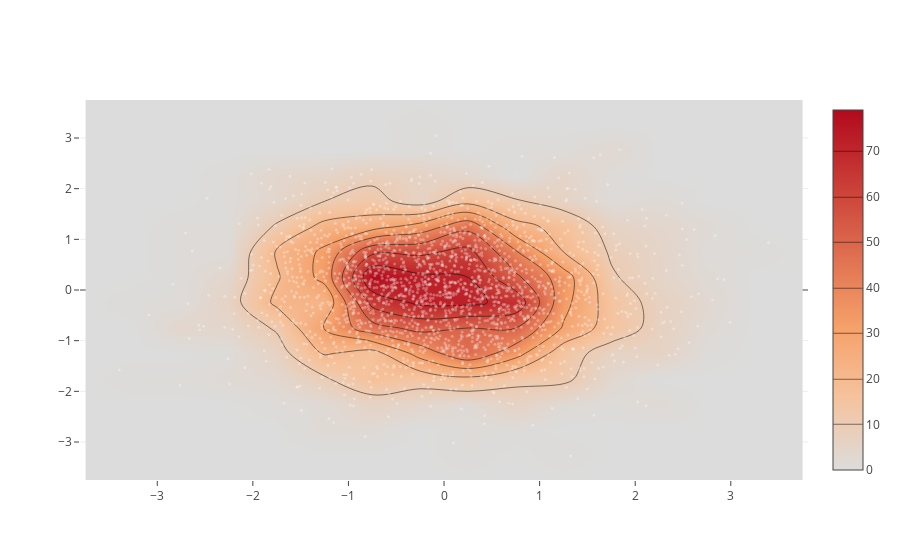

The cell this chart's notebook holds for it:
### Code cell
import plotly.graph_objs as go
import numpy as np

x = np.random.randn(2000)
y = np.random.randn(2000)
iplot([go.Histogram2dContour(x=x, y=y, contours=dict(coloring='heatmap')),
       go.Scatter(x=x, y=y, mode='markers', marker=dict(color='white', size=3, opacity=0.3))], show_link=False)

### Figure 1 — Plotly figure (JSON) as saved in the notebook; plotly's stock layout.template omitted (floating-point values rounded to 4 significant figures; data arrays with more than 128 entries replaced by an {"elided": "..."} marker saying what was removed)
{"data": [{"contours": {"coloring": "heatmap"}, "type": "histogram2dcontour", "uid": "2f5686a2-dc67-11e8-871c-6a00028c0b70", "x": {"elided": "2000 float values"}, "y": {"elided": "2000 float values"}}, {"marker": {"color": "white", "opacity": 0.3, "size": 3}, "mode": "markers", "type": "scatter", "uid": "2f57e8e4-dc67-11e8-8cf0-6a00028c0b70", "x": {"elided": "2000 float values"}, "y": {"elided": "2000 float values"}}], "layout": {}}
